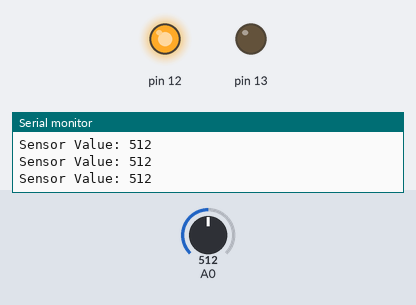
Simulated run of this sketch. Board: Arduino Uno, built with avr-gcc and run on an emulated ATmega328P. Parts: output pins drawn as LEDs (lit = HIGH), the last lines printed to the serial monitor. The test bench sets the inputs (shaded band); at power-on: A0 = 512.

Above: at 1.2 s.
1.3 s: A0 set to 33
2.8 s: A0 set to 28
At 3.1 s:
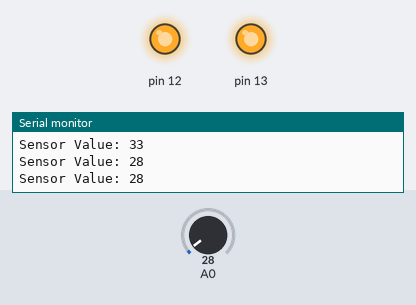
4.3 s: A0 set to 122
At 5.6 s:
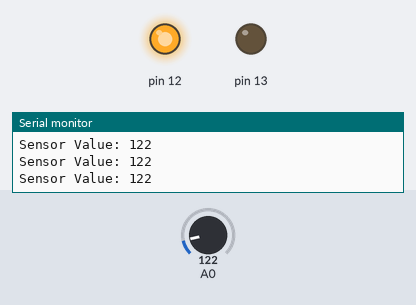
5.9 s: A0 set to 20
At 6.9 s:
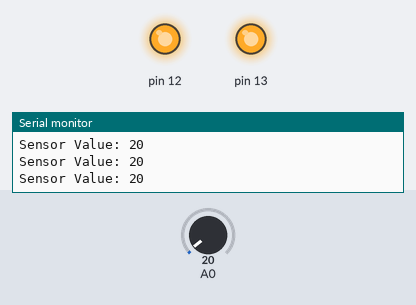
Timing chart, 0 to 8.5 s (numbered marks = the images above; inputs shaded):
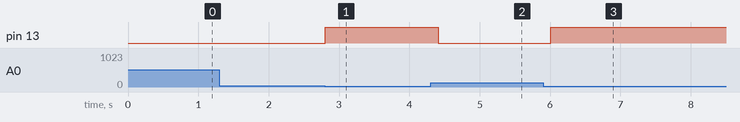

Measured:
- the behaviour switches between 30 and 29 on A0 (found by bisection; images 0 and 1)
- after the input at 2.8 s, pin 13: LOW → HIGH at once
- after the input at 4.3 s, pin 13: HIGH → LOW after 0.11 s
- after the input at 5.9 s, pin 13: LOW → HIGH after 0.11 s

The sketch:

IR_ProximitySensor.ino
```cpp
int ir_sensor;

void setup() {
  Serial.begin(9600);
  pinMode(12, OUTPUT);
  pinMode(13, OUTPUT);
    digitalWrite(12, HIGH);

}

void loop() {
    ir_sensor = analogRead(A0);
    if (ir_sensor < 30) {
      digitalWrite(13, HIGH);

    } else {
      digitalWrite(13, LOW);

    }
    Serial.print("Sensor Value: ");
     Serial.println(ir_sensor);
     delay(200);

}
```
